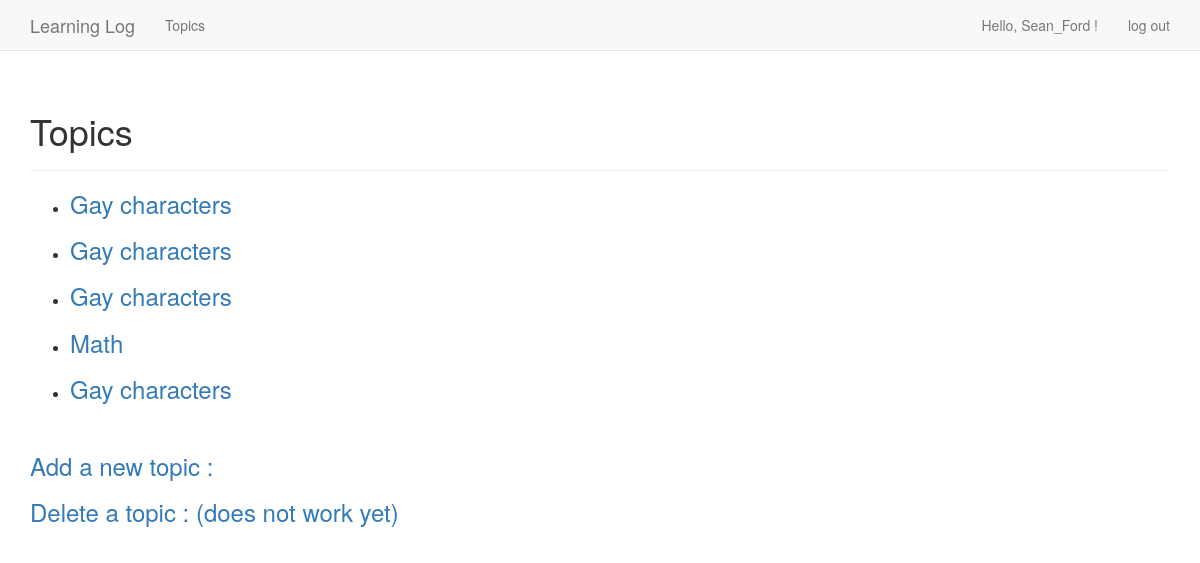
The page /topics/ (signed in) on the database its author committed.
### learning_logs/models.py (models this page shows)
class Topic(models.Model) :
    text = models.CharField(max_length=200)
    date_added = models.DateTimeField(auto_now_add=True)
    owner = models.ForeignKey(User)
    def __str__(self) :
        return self.text

### learning_logs/views.py (the view)
# urls.py: url(r'^topics/$', views.topics, name='topics'),
@login_required
def topics(request) :
    topics = Topic.objects.filter(owner=request.user).order_by('date_added')
    context = {'topics': topics}
    return render(request, 'learning_logs/topics.html', context)

### learning_logs/templates/learning_logs/topics.html (shortened to what this page needs)
<html>
{% extends "learning_logs/base.html" %}
{% block header %}
	<h1> Topics </h1>
{% endblock header %}
{% block content %}
	<ul>
		{% for topic in topics %}
			<li>
				<h3> <a href="{% url 'learning_logs:topic'  topic.id %}"> {{ topic }} </a> </h3>
			</li>
			{% empty %}
				<li> No topics have been added yet </li>
		{% endfor %}
	</ul>
	<br/>
	<h3> <a href="{% url 'learning_logs:new_topic' %}"> Add a new topic : </a> </h3>
	<h3> <a href="{% url 'learning_logs:del_topic' %}"> Delete a topic : (does not work yet) </a> </h3>
{% endblock content %}

### learning_logs/templates/learning_logs/base.html (shortened to what this page needs)
<html>
{% load bootstrap3 %}
<head>
	{% bootstrap_css %}
</head>
<body>
	<nav class="navbar navbar-default navbar-static-top">
		<div class="container">
			<div class="navbar-header">
				<a class="navbar-brand" href="{% url 'learning_logs:index' %}"> Learning Log </a>
			</div>
			<div id="navbar" class="navbar-collapse collapse">
				<ul class="nav navbar-nav">
					<li> <a href="{% url 'learning_logs:topics' %}"> Topics </a> </li>
				</ul>
				<ul class="nav navbar-nav navbar-right">
					{% if user.is_authenticated %}
						<li> <a>  Hello, {{ user.username }} !  </a> </li>
						<li> <a href="{% url 'users:logout' %}">  log out  </a> </li>
					{% else %}
						<li> <a href="{% url 'users:register' %}">  register  </a> </li>
						<li> <a href="{% url 'users:login' %}">  log in  </a> </li>
					{% endif %}
				</ul>
			</div>
		</div>
	</nav>
	<div class="container">
		<div class="page-header">
			{% block header %}{% endblock header %}
		</div>
		<div>
			{% block content %}{% endblock content %}
		</div>
	</div>
</body>
</html>

### rows shown on the page
Topic: text "Gay characters"
Topic: text "Gay characters"
Topic: text "Gay characters"
Topic: text "Math"
Topic: text "Gay characters"

### other values the page prints
{{ user.username }} "Sean_Ford"
